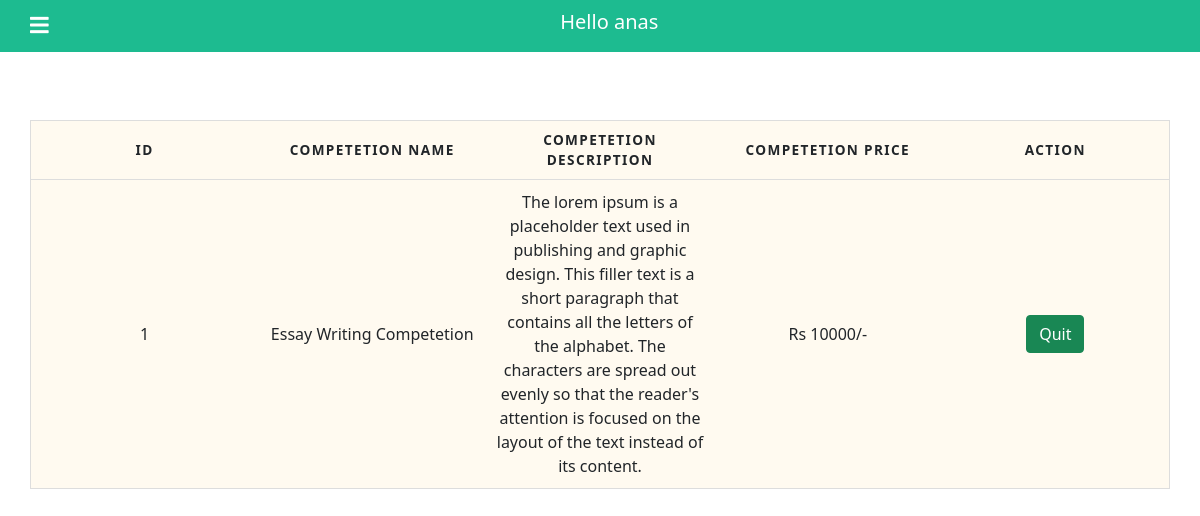
The page /admin/all_competetion.php (signed in) on the database its author committed.
### tables this page shows
CREATE TABLE `quiz` (
  `id` int(11) NOT NULL,
  `com_name` varchar(200) NOT NULL,
  `com_description` text NOT NULL,
  `com_price` int(11) NOT NULL,
  `status` int(11) NOT NULL
);

### admin/all_competetion.php (the view, shortened to what this page needs)
<?php
include("../includes/db.inc.php");
$query = "SELECT * FROM quiz";
$run = mysqli_query($con, $query);
$row = mysqli_num_rows($run);
if ($row > 0) {
?>
    <!DOCTYPE html>
    <html lang="en">
    <head>
        <link rel="stylesheet" href="../css/admin.css">
        <link rel="stylesheet" href="../css/bootstrap.min.css">
        <link rel="stylesheet" href="https://pro.fontawesome.com/releases/v5.10.0/css/all.css" />
    </head>
    <body>
        <?php
        include("../includes/admin_navbar.php");
        ?>
        <div class="my_table admin_all_menu_section">
            <table class="mx-auto mt-5 container">
                <thead>
                    <tr>
                        <th scope="col">Id</th>
                        <th scope="col">Competetion Name</th>
                        <th scope="col">Competetion Description</th>
                        <th scope="col">Competetion Price</th>
                        <th scope="col">Action</th>
                     </tr>
                </thead>
                <tbody>
                    <?php
                    while ($data = mysqli_fetch_assoc($run)) {
                           ?>
                        <tr>
                            <td data-label="Id" class="catId">
                                <?php echo $data["id"] ?>
                            </td>
                            <td data-label="Competetion Name" class="catId">
                                <?php echo $data["com_name"] ?>
                            </td>
                            <td data-label="Competetion Description" class="catId">
                                <?php echo $data["com_description"] ?>
                            </td>
                            <td data-label="Competetion price">Rs
                            <?php echo $data["com_price"]; ?>/-
                            </td>
                            <td data-label="Action"><button type="button" class="quit_btn btn btn-success" data-id="<?php echo $data["id"];?>">Quit</button></td>
                        </tr>
                <?php
                    }
                }
                ?>
                </tbody>
            </table>
        </div>
    </body>
    </html>

### css/admin.css (style rules this page uses)
.my_table { height: 720px; overflow: auto; }
.my_table table { border: 1px solid #ccc; border-collapse: collapse; margin: 0; padding: 0; width: 100%; table-layout: fixed; }
.my_table table tr { background-color: floralwhite; border: 1px solid #ddd; padding: .35em; }
.my_table table th, .my_table table td { padding: .625em; text-align: center; }
.my_table table th { font-size: .85em; letter-spacing: .1em; text-transform: uppercase; }

### rows shown on the page
quiz: id "1", com_name "Essay Writing Competetion", com_description "The lorem ipsum is a placeholder text used in publishing and graphic design. This filler text is a short paragraph that contains all the letters of the alphabet. The characters are spread out evenly so that the reader's attention is focused on the layout of the text instead of its content.", com_price "10000"

### other values the page prints
$_SESSION["username"] "anas"
